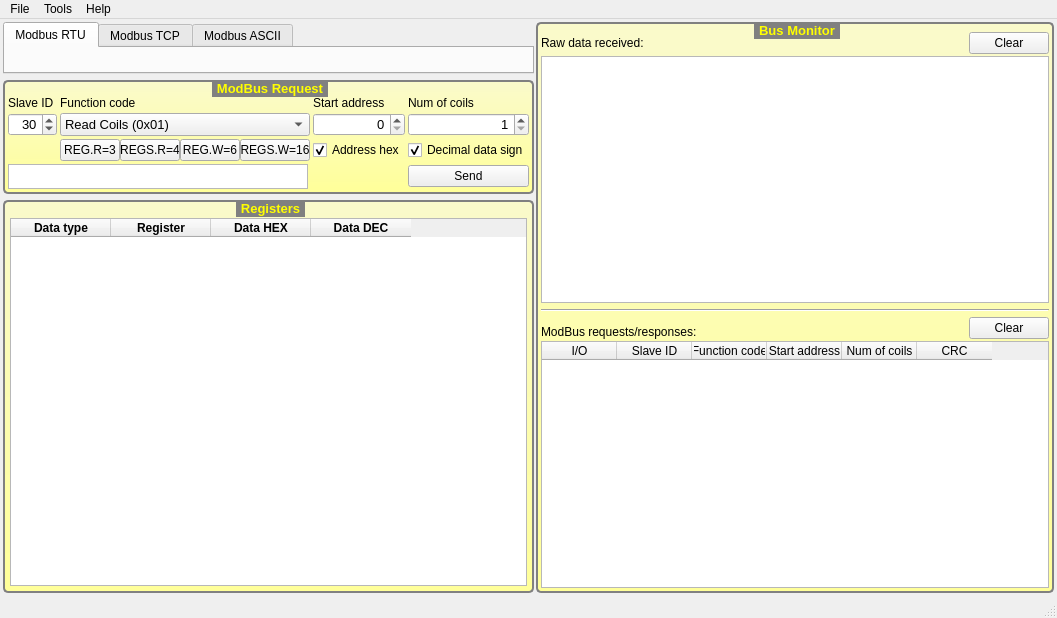
<?xml version="1.0" encoding="UTF-8"?>
<ui version="4.0">
 <class>MainWindowClass</class>
 <widget class="QMainWindow" name="MainWindowClass">
  <property name="geometry">
   <rect>
    <x>0</x>
    <y>0</y>
    <width>1057</width>
    <height>618</height>
   </rect>
  </property>
  <property name="windowTitle">
   <string>QModBus</string>
  </property>
  <property name="windowIcon">
   <iconset resource="../data/qmodbus.qrc">
    <normaloff>:/images/logo.png</normaloff>:/images/logo.png</iconset>
  </property>
  <widget class="QWidget" name="centralWidget">
   <layout class="QHBoxLayout" name="horizontalLayout_3" stretch="4,5">
    <property name="spacing">
     <number>2</number>
    </property>
    <property name="leftMargin">
     <number>3</number>
    </property>
    <property name="topMargin">
     <number>3</number>
    </property>
    <property name="rightMargin">
     <number>3</number>
    </property>
    <property name="bottomMargin">
     <number>3</number>
    </property>
    <item>
     <layout class="QVBoxLayout" name="verticalLayout" stretch="0,0,50">
      <item>
       <widget class="QTabWidget" name="tabWidget">
        <property name="sizePolicy">
         <sizepolicy hsizetype="Expanding" vsizetype="Minimum">
          <horstretch>0</horstretch>
          <verstretch>0</verstretch>
         </sizepolicy>
        </property>
        <property name="minimumSize">
         <size>
          <width>0</width>
          <height>50</height>
         </size>
        </property>
        <property name="currentIndex">
         <number>0</number>
        </property>
        <widget class="QWidget" name="tab">
         <attribute name="title">
          <string>Modbus RTU</string>
         </attribute>
         <layout class="QHBoxLayout" name="horizontalLayout">
          <item>
           <widget class="RtuSettingsWidget" name="rtuSettingsWidget" native="true">
            <property name="sizePolicy">
             <sizepolicy hsizetype="Preferred" vsizetype="Minimum">
              <horstretch>0</horstretch>
              <verstretch>0</verstretch>
             </sizepolicy>
            </property>
           </widget>
          </item>
         </layout>
        </widget>
        <widget class="QWidget" name="tab_2">
         <attribute name="title">
          <string>Modbus TCP</string>
         </attribute>
         <layout class="QHBoxLayout" name="horizontalLayout_2">
          <item>
           <widget class="TcpIpSettingsWidget" name="tcpSettingsWidget" native="true"/>
          </item>
         </layout>
        </widget>
        <widget class="QWidget" name="tab_3">
         <attribute name="title">
          <string>Modbus ASCII</string>
         </attribute>
         <layout class="QHBoxLayout" name="horizontalLayout_2">
          <item>
           <widget class="AsciiSettingsWidget" name="asciiSettingsWidget" native="true"/>
          </item>
         </layout>
        </widget>
       </widget>
      </item>
      <item>
       <widget class="QGroupBox" name="groupBox_2">
        <property name="sizePolicy">
         <sizepolicy hsizetype="Preferred" vsizetype="Minimum">
          <horstretch>0</horstretch>
          <verstretch>0</verstretch>
         </sizepolicy>
        </property>
        <property name="font">
         <font>
          <pointsize>10</pointsize>
          <weight>75</weight>
          <bold>true</bold>
         </font>
        </property>
        <property name="styleSheet">
         <string notr="true">QGroupBox 
{ 
  border:2px solid gray;
  border-radius:5px;
  margin-top: 1ex;
  background-color: QLinearGradient(x1: 0, y1: 0, x2: 0, y2: 1, stop: 0 rgb(250, 250, 203), stop: 1 rgb(255,255,153));

} 
QGroupBox::title
{
  subcontrol-origin: margin;
  subcontrol-position: top center;
  padding: 1px 3px;
  color: yellow;
  background-color: gray;
  font-weight: bold;
}
</string>
        </property>
        <property name="title">
         <string>ModBus Request</string>
        </property>
        <layout class="QGridLayout" name="gridLayout_2">
         <property name="leftMargin">
          <number>3</number>
         </property>
         <property name="topMargin">
          <number>14</number>
         </property>
         <property name="rightMargin">
          <number>3</number>
         </property>
         <property name="bottomMargin">
          <number>3</number>
         </property>
         <property name="spacing">
          <number>3</number>
         </property>
         <item row="0" column="0">
          <widget class="QLabel" name="label_6">
           <property name="text">
            <string>Slave ID</string>
           </property>
          </widget>
         </item>
         <item row="0" column="1">
          <widget class="QLabel" name="label_7">
           <property name="text">
            <string>Function code</string>
           </property>
          </widget>
         </item>
         <item row="0" column="2">
          <widget class="QLabel" name="label_8">
           <property name="text">
            <string>Start address</string>
           </property>
          </widget>
         </item>
         <item row="0" column="3">
          <widget class="QLabel" name="label_9">
           <property name="text">
            <string>Num of coils</string>
           </property>
          </widget>
         </item>
         <item row="1" column="0">
          <widget class="QSpinBox" name="slaveID">
           <property name="font">
            <font>
             <pointsize>10</pointsize>
            </font>
           </property>
           <property name="alignment">
            <set>Qt::AlignRight|Qt::AlignTrailing|Qt::AlignVCenter</set>
           </property>
           <property name="minimum">
            <number>1</number>
           </property>
           <property name="maximum">
            <number>254</number>
           </property>
           <property name="value">
            <number>30</number>
           </property>
          </widget>
         </item>
         <item row="1" column="1">
          <widget class="QComboBox" name="functionCode">
           <property name="font">
            <font>
             <pointsize>10</pointsize>
            </font>
           </property>
           <item>
            <property name="text">
             <string>Read Coils (0x01)</string>
            </property>
           </item>
           <item>
            <property name="text">
             <string>Read Discrete Inputs (0x02)</string>
            </property>
           </item>
           <item>
            <property name="text">
             <string>Read Holding Registers (0x03)</string>
            </property>
           </item>
           <item>
            <property name="text">
             <string>Read Input Registers (0x04)</string>
            </property>
           </item>
           <item>
            <property name="text">
             <string>Write Single Coil (0x05)</string>
            </property>
           </item>
           <item>
            <property name="text">
             <string>Write Single Register (0x06)</string>
            </property>
           </item>
           <item>
            <property name="text">
             <string>Write Multiple Coils (0x0f)</string>
            </property>
           </item>
           <item>
            <property name="text">
             <string>Write Multiple Registers (0x10)</string>
            </property>
           </item>
          </widget>
         </item>
         <item row="1" column="2">
          <widget class="QSpinBox" name="startAddr">
           <property name="font">
            <font>
             <pointsize>10</pointsize>
            </font>
           </property>
           <property name="alignment">
            <set>Qt::AlignRight|Qt::AlignTrailing|Qt::AlignVCenter</set>
           </property>
           <property name="specialValueText">
            <string/>
           </property>
           <property name="maximum">
            <number>65535</number>
           </property>
          </widget>
         </item>
         <item row="1" column="3">
          <widget class="QSpinBox" name="numCoils">
           <property name="font">
            <font>
             <pointsize>10</pointsize>
            </font>
           </property>
           <property name="alignment">
            <set>Qt::AlignRight|Qt::AlignTrailing|Qt::AlignVCenter</set>
           </property>
           <property name="minimum">
            <number>1</number>
           </property>
           <property name="maximum">
            <number>65535</number>
           </property>
          </widget>
         </item>
         <item row="1" column="4">
          <spacer name="horizontalSpacer">
           <property name="orientation">
            <enum>Qt::Horizontal</enum>
           </property>
           <property name="sizeHint" stdset="0">
            <size>
             <width>40</width>
             <height>20</height>
            </size>
           </property>
          </spacer>
         </item>
         <item row="2" column="0">
          <spacer name="verticalSpacer">
           <property name="orientation">
            <enum>Qt::Vertical</enum>
           </property>
           <property name="sizeType">
            <enum>QSizePolicy::Fixed</enum>
           </property>
           <property name="sizeHint" stdset="0">
            <size>
             <width>20</width>
             <height>20</height>
            </size>
           </property>
          </spacer>
         </item>
         <item row="3" column="0" colspan="3">
          <widget class="QTextEdit" name="requestPreview">
           <property name="sizePolicy">
            <sizepolicy hsizetype="Fixed" vsizetype="Fixed">
             <horstretch>0</horstretch>
             <verstretch>0</verstretch>
            </sizepolicy>
           </property>
           <property name="maximumSize">
            <size>
             <width>300</width>
             <height>25</height>
            </size>
           </property>
           <property name="font">
            <font>
             <family>Courier</family>
             <pointsize>10</pointsize>
            </font>
           </property>
           <property name="verticalScrollBarPolicy">
            <enum>Qt::ScrollBarAlwaysOff</enum>
           </property>
           <property name="horizontalScrollBarPolicy">
            <enum>Qt::ScrollBarAlwaysOff</enum>
           </property>
           <property name="undoRedoEnabled">
            <bool>false</bool>
           </property>
           <property name="textInteractionFlags">
            <set>Qt::TextSelectableByKeyboard|Qt::TextSelectableByMouse</set>
           </property>
          </widget>
         </item>
         <item row="3" column="3">
          <widget class="QPushButton" name="sendBtn">
           <property name="text">
            <string>Send</string>
           </property>
          </widget>
         </item>
         <item row="2" column="3">
          <widget class="QCheckBox" name="cbDataDecSign">
           <property name="text">
            <string>Decimal data sign</string>
           </property>
           <property name="checked">
            <bool>true</bool>
           </property>
          </widget>
         </item>
         <item row="2" column="2">
          <widget class="QCheckBox" name="checkBoxHexAddress">
           <property name="text">
            <string>Address hex</string>
           </property>
           <property name="checked">
            <bool>true</bool>
           </property>
          </widget>
         </item>
         <item row="2" column="1">
          <layout class="QHBoxLayout" name="horizontalLayout_4">
           <property name="spacing">
            <number>0</number>
           </property>
           <item>
            <widget class="QPushButton" name="pbFuncCode_3">
             <property name="sizePolicy">
              <sizepolicy hsizetype="Minimum" vsizetype="Fixed">
               <horstretch>0</horstretch>
               <verstretch>0</verstretch>
              </sizepolicy>
             </property>
             <property name="maximumSize">
              <size>
               <width>60</width>
               <height>16777215</height>
              </size>
             </property>
             <property name="text">
              <string>REG.R=3</string>
             </property>
            </widget>
           </item>
           <item>
            <widget class="QPushButton" name="pbFuncCode_4">
             <property name="maximumSize">
              <size>
               <width>60</width>
               <height>16777215</height>
              </size>
             </property>
             <property name="text">
              <string>REGS.R=4</string>
             </property>
            </widget>
           </item>
           <item>
            <widget class="QPushButton" name="pbFuncCode_6">
             <property name="maximumSize">
              <size>
               <width>60</width>
               <height>16777215</height>
              </size>
             </property>
             <property name="text">
              <string>REG.W=6</string>
             </property>
            </widget>
           </item>
           <item>
            <widget class="QPushButton" name="pbFuncCode_16">
             <property name="maximumSize">
              <size>
               <width>70</width>
               <height>16777215</height>
              </size>
             </property>
             <property name="text">
              <string>REGS.W=16</string>
             </property>
            </widget>
           </item>
          </layout>
         </item>
        </layout>
       </widget>
      </item>
      <item>
       <widget class="QGroupBox" name="groupBox_4">
        <property name="sizePolicy">
         <sizepolicy hsizetype="Preferred" vsizetype="Expanding">
          <horstretch>0</horstretch>
          <verstretch>0</verstretch>
         </sizepolicy>
        </property>
        <property name="font">
         <font>
          <pointsize>10</pointsize>
          <weight>75</weight>
          <bold>true</bold>
         </font>
        </property>
        <property name="styleSheet">
         <string notr="true">QGroupBox 
{ 
  border:2px solid gray;
  border-radius:5px;
  margin-top: 1ex;
  padding: 2px;
  background-color: QLinearGradient(x1: 0, y1: 0, x2: 0, y2: 1, stop: 0 rgb(250, 250, 203), stop: 1 rgb(255,255,153));

} 
QGroupBox::title
{
  subcontrol-origin: margin;
  subcontrol-position: top center;
  padding: 1px 3px;
  color: yellow;
  background-color: gray;
  font-weight: bold;
}
</string>
        </property>
        <property name="title">
         <string>Registers</string>
        </property>
        <layout class="QVBoxLayout" name="verticalLayout_2">
         <property name="spacing">
          <number>3</number>
         </property>
         <property name="leftMargin">
          <number>3</number>
         </property>
         <property name="topMargin">
          <number>14</number>
         </property>
         <property name="rightMargin">
          <number>3</number>
         </property>
         <property name="bottomMargin">
          <number>3</number>
         </property>
         <item>
          <widget class="QTableWidget" name="regTable">
           <property name="font">
            <font>
             <family>Courier</family>
             <pointsize>10</pointsize>
            </font>
           </property>
           <attribute name="horizontalHeaderDefaultSectionSize">
            <number>100</number>
           </attribute>
           <attribute name="verticalHeaderVisible">
            <bool>false</bool>
           </attribute>
           <attribute name="verticalHeaderDefaultSectionSize">
            <number>18</number>
           </attribute>
           <column>
            <property name="text">
             <string>Data type</string>
            </property>
            <property name="font">
             <font>
              <pointsize>9</pointsize>
              <weight>75</weight>
              <bold>true</bold>
             </font>
            </property>
           </column>
           <column>
            <property name="text">
             <string>Register</string>
            </property>
            <property name="font">
             <font>
              <pointsize>9</pointsize>
              <weight>75</weight>
              <bold>true</bold>
             </font>
            </property>
           </column>
           <column>
            <property name="text">
             <string>Data HEX</string>
            </property>
            <property name="font">
             <font>
              <pointsize>9</pointsize>
              <weight>75</weight>
              <bold>true</bold>
             </font>
            </property>
           </column>
           <column>
            <property name="text">
             <string>Data DEC</string>
            </property>
            <property name="font">
             <font>
              <pointsize>9</pointsize>
              <weight>75</weight>
              <bold>true</bold>
             </font>
            </property>
           </column>
          </widget>
         </item>
        </layout>
       </widget>
      </item>
     </layout>
    </item>
    <item>
     <widget class="QGroupBox" name="groupBox_3">
      <property name="font">
       <font>
        <pointsize>10</pointsize>
        <weight>75</weight>
        <bold>true</bold>
       </font>
      </property>
      <property name="styleSheet">
       <string notr="true">QGroupBox 
{ 
  border:2px solid gray;
  border-radius:5px;
  margin-top: 1ex;
  background-color: QLinearGradient(x1: 0, y1: 0, x2: 0, y2: 1, stop: 0 rgb(250, 250, 203), stop: 1 rgb(255,255,153));

} 
QGroupBox::title
{
  subcontrol-origin: margin;
  subcontrol-position: top center;
  padding: 1px 3px;
  color: yellow;
  background-color: gray;
  font-weight: bold;
}
</string>
      </property>
      <property name="title">
       <string>Bus Monitor</string>
      </property>
      <layout class="QGridLayout" name="gridLayout_4">
       <property name="leftMargin">
        <number>3</number>
       </property>
       <property name="topMargin">
        <number>8</number>
       </property>
       <property name="rightMargin">
        <number>3</number>
       </property>
       <property name="bottomMargin">
        <number>3</number>
       </property>
       <property name="spacing">
        <number>2</number>
       </property>
       <item row="0" column="0">
        <widget class="QLabel" name="label_10">
         <property name="text">
          <string>Raw data received:</string>
         </property>
        </widget>
       </item>
       <item row="0" column="1" colspan="2">
        <spacer name="horizontalSpacer_2">
         <property name="orientation">
          <enum>Qt::Horizontal</enum>
         </property>
         <property name="sizeHint" stdset="0">
          <size>
           <width>201</width>
           <height>20</height>
          </size>
         </property>
        </spacer>
       </item>
       <item row="0" column="3">
        <widget class="QPushButton" name="clearBusRawData">
         <property name="text">
          <string>Clear</string>
         </property>
        </widget>
       </item>
       <item row="1" column="0" colspan="4">
        <widget class="QPlainTextEdit" name="rawData">
         <property name="font">
          <font>
           <family>Fixedsys</family>
           <pointsize>10</pointsize>
          </font>
         </property>
         <property name="undoRedoEnabled">
          <bool>false</bool>
         </property>
         <property name="readOnly">
          <bool>true</bool>
         </property>
        </widget>
       </item>
       <item row="2" column="0">
        <spacer name="verticalSpacer_2">
         <property name="orientation">
          <enum>Qt::Vertical</enum>
         </property>
         <property name="sizeType">
          <enum>QSizePolicy::Fixed</enum>
         </property>
         <property name="sizeHint" stdset="0">
          <size>
           <width>20</width>
           <height>4</height>
          </size>
         </property>
        </spacer>
       </item>
       <item row="3" column="0" colspan="4">
        <widget class="Line" name="line">
         <property name="orientation">
          <enum>Qt::Horizontal</enum>
         </property>
        </widget>
       </item>
       <item row="4" column="0" rowspan="2">
        <spacer name="verticalSpacer_3">
         <property name="orientation">
          <enum>Qt::Vertical</enum>
         </property>
         <property name="sizeType">
          <enum>QSizePolicy::Fixed</enum>
         </property>
         <property name="sizeHint" stdset="0">
          <size>
           <width>20</width>
           <height>4</height>
          </size>
         </property>
        </spacer>
       </item>
       <item row="6" column="0" colspan="2">
        <widget class="QLabel" name="label_11">
         <property name="text">
          <string>ModBus requests/responses:</string>
         </property>
        </widget>
       </item>
       <item row="5" column="2" rowspan="2">
        <spacer name="horizontalSpacer_3">
         <property name="orientation">
          <enum>Qt::Horizontal</enum>
         </property>
         <property name="sizeHint" stdset="0">
          <size>
           <width>156</width>
           <height>20</height>
          </size>
         </property>
        </spacer>
       </item>
       <item row="5" column="3" rowspan="2">
        <widget class="QPushButton" name="clearBusMonTable">
         <property name="text">
          <string>Clear</string>
         </property>
        </widget>
       </item>
       <item row="7" column="0" colspan="4">
        <widget class="QTableWidget" name="busMonTable">
         <property name="editTriggers">
          <set>QAbstractItemView::NoEditTriggers</set>
         </property>
         <attribute name="horizontalHeaderCascadingSectionResizes">
          <bool>true</bool>
         </attribute>
         <attribute name="horizontalHeaderDefaultSectionSize">
          <number>75</number>
         </attribute>
         <attribute name="verticalHeaderDefaultSectionSize">
          <number>18</number>
         </attribute>
         <column>
          <property name="text">
           <string>I/O</string>
          </property>
         </column>
         <column>
          <property name="text">
           <string>Slave ID</string>
          </property>
         </column>
         <column>
          <property name="text">
           <string>Function code</string>
          </property>
         </column>
         <column>
          <property name="text">
           <string>Start address</string>
          </property>
         </column>
         <column>
          <property name="text">
           <string>Num of coils</string>
          </property>
         </column>
         <column>
          <property name="text">
           <string>CRC</string>
          </property>
         </column>
        </widget>
       </item>
      </layout>
     </widget>
    </item>
   </layout>
  </widget>
  <widget class="QStatusBar" name="statusBar"/>
  <widget class="QMenuBar" name="menuBar">
   <property name="geometry">
    <rect>
     <x>0</x>
     <y>0</y>
     <width>1057</width>
     <height>21</height>
    </rect>
   </property>
   <widget class="QMenu" name="menuFile">
    <property name="title">
     <string>File</string>
    </property>
    <addaction name="actionQuit"/>
   </widget>
   <widget class="QMenu" name="menuHelp">
    <property name="title">
     <string>Help</string>
    </property>
    <addaction name="actionAbout_QModBus"/>
   </widget>
   <widget class="QMenu" name="menuTools">
    <property name="title">
     <string>Tools</string>
    </property>
    <addaction name="actionBatchProcessing"/>
   </widget>
   <addaction name="menuFile"/>
   <addaction name="menuTools"/>
   <addaction name="menuHelp"/>
  </widget>
  <action name="actionQuit">
   <property name="text">
    <string>Quit</string>
   </property>
  </action>
  <action name="actionAbout_QModBus">
   <property name="text">
    <string>About QModBus</string>
   </property>
  </action>
  <action name="actionBatchProcessing">
   <property name="text">
    <string>Batch processing</string>
   </property>
  </action>
 </widget>
 <layoutdefault spacing="6" margin="11"/>
 <customwidgets>
  <customwidget>
   <class>RtuSettingsWidget</class>
   <extends>QWidget</extends>
   <header>rtusettingswidget.h</header>
   <container>1</container>
  </customwidget>
  <customwidget>
   <class>TcpIpSettingsWidget</class>
   <extends>QWidget</extends>
   <header>tcpipsettingswidget.h</header>
   <container>1</container>
  </customwidget>
  <customwidget>
   <class>AsciiSettingsWidget</class>
   <extends>QWidget</extends>
   <header>asciisettingswidget.h</header>
   <container>1</container>
  </customwidget>
 </customwidgets>
 <resources>
  <include location="../data/qmodbus.qrc"/>
 </resources>
 <connections>
  <connection>
   <sender>actionQuit</sender>
   <signal>triggered()</signal>
   <receiver>MainWindowClass</receiver>
   <slot>close()</slot>
   <hints>
    <hint type="sourcelabel">
     <x>-1</x>
     <y>-1</y>
    </hint>
    <hint type="destinationlabel">
     <x>214</x>
     <y>236</y>
    </hint>
   </hints>
  </connection>
  <connection>
   <sender>clearBusRawData</sender>
   <signal>clicked()</signal>
   <receiver>rawData</receiver>
   <slot>clear()</slot>
   <hints>
    <hint type="sourcelabel">
     <x>833</x>
     <y>65</y>
    </hint>
    <hint type="destinationlabel">
     <x>669</x>
     <y>186</y>
    </hint>
   </hints>
  </connection>
  <connection>
   <sender>actionBatchProcessing</sender>
   <signal>triggered()</signal>
   <receiver>MainWindowClass</receiver>
   <slot>openBatchProcessor()</slot>
   <hints>
    <hint type="sourcelabel">
     <x>-1</x>
     <y>-1</y>
    </hint>
    <hint type="destinationlabel">
     <x>444</x>
     <y>297</y>
    </hint>
   </hints>
  </connection>
 </connections>
 <slots>
  <slot>openBatchProcessor()</slot>
 </slots>
</ui>
